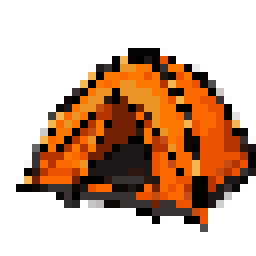
#> input picture dist/assets/camp-tent-orange.png, 32 x 32 px (shown 8 times larger)
$ python make-tent-sprites.py
#> lines starting #> are read from the running program, lines starting #| are printed output that depends on the picture
"""Tent art for the camp: the pitched tent sprite and the green inventory icon.

Usage: py tools/make-tent-sprites.py
- dist/assets/camp-tent-pitched.png: 72x42, the size of the tourists sprite — one green dome tent with a warm
  light inside the open door and a bit of that light on the ground. Shown in the camp once the tent is set up.
- dist/assets/camp-tent.png: the inventory icon, recoloured from orange to green (kept as camp-tent-orange.png
  the first time, so running the script again starts from the original).
"""
import colorsys
import os
import numpy as np
from PIL import Image

ASSETS = os.path.join(os.path.dirname(__file__), '..', 'dist', 'assets')
W, H = 72, 42
GREEN = [(34, 52, 30), (48, 72, 38), (64, 94, 46), (84, 118, 56), (108, 142, 70)]  # dark .. light
WARM = [(120, 52, 20), (186, 92, 30), (232, 148, 52), (252, 206, 110), (255, 240, 190)]


def pitched():
    img = np.zeros((H, W, 4), np.uint8)
    yy, xx = np.mgrid[0:H, 0:W]
    bayer = np.array([[0, 8, 2, 10], [12, 4, 14, 6], [3, 11, 1, 9], [15, 7, 13, 5]]) / 16 - .5
    cx, base, rx, ry = 36, 38, 27, 27  # dome: a half-ellipse standing on the ground line
    ell = lambda a, b, oy=0: (((xx - cx) / a) ** 2 + ((yy - base - oy) / b) ** 2 <= 1)
    # Soft ground shadow.
    img[ell(32, 3.2, 1)] = (16, 20, 14, 140)
    dome = ell(rx, ry) & (yy <= base)
    # Light from the upper left, ordered dithering into five greens.
    nx, ny = (xx - cx) / rx, (yy - base) / ry
    light = np.clip(.55 - .38 * nx - .28 * ny, 0, 1)
    level = np.clip(light + bayer[yy % 4, xx % 4] * .22, 0, .999)
    img[dome, :3] = np.asarray(GREEN)[(level * len(GREEN)).astype(int)][dome]
    img[dome, 3] = 255
    # Panel seams along the poles (a narrower arch) and a hem near the ground.
    seam = dome & ell(rx * .52, ry * .98) & ~ell(rx * .52 - 1.2, ry * .98 - 1.2)
    img[seam, :3] = GREEN[1]
    img[dome & (yy == base - 2), :3] = GREEN[1]
    edge = dome & ~(np.roll(dome, 1, 0) & np.roll(dome, -1, 0) & np.roll(dome, 1, 1) & np.roll(dome, -1, 1))
    img[edge, :3] = (20, 30, 18)
    # Open door: a small arch, dark at the edges, a warm lantern glow low in the middle.
    door = ell(7.5, 14) & (yy <= base - 1)
    glow = np.clip(1 - np.hypot((xx - cx) / 6.5, (yy - (base - 5)) / 8), 0, 1) ** 1.3
    wl = np.clip(.12 + glow * .95 + bayer[yy % 4, xx % 4] * .2, 0, .999)
    img[door, :3] = np.asarray(WARM)[(wl * len(WARM)).astype(int)][door]
    img[door, 3] = 255
    rim = door & ~(np.roll(door, 1, 0) & np.roll(door, 1, 1) & np.roll(door, -1, 1))
    img[rim, :3] = (34, 28, 16)
    # Rolled-up flap over the door.
    flap = dome & (np.abs(xx - cx) <= 6) & (yy >= base - 16) & (yy <= base - 15)
    img[flap, :3] = GREEN[3]
    img[flap & (yy == base - 15), :3] = GREEN[1]
    # A little of the light on the ground in front of the door.
    s = np.clip(1 - np.hypot((xx - cx) / 9, (yy - base - 1.5) / 2.2), 0, 1)
    spill = (s + bayer[yy % 4, xx % 4] * .45 > .4) & (yy > base) & ~dome
    img[spill] = (214, 128, 46, 0)
    img[spill, 3] = (s[spill] * 150 + 40).astype(np.uint8)
    # Guy lines and pegs.
    for gx, gy, tx, ty in ((cx - 24, base - 11, 4, base + 1), (cx + 24, base - 11, W - 5, base + 1)):
        n = max(abs(tx - gx), abs(ty - gy))
        for i in range(n + 1):
            px, py = round(gx + (tx - gx) * i / n), round(gy + (ty - gy) * i / n)
            if not dome[py, px]:
                img[py, px] = (150, 152, 132, 190)
        img[ty - 1:ty + 1, tx] = (60, 50, 36, 255)
    return img


def icon():
    src = os.path.join(ASSETS, 'camp-tent.png')
    orig = os.path.join(ASSETS, 'camp-tent-orange.png')
    if not os.path.exists(orig):
        Image.open(src).save(orig)
    im = np.asarray(Image.open(orig).convert('RGBA')).astype(float)
    out = im.copy()
    for y in range(im.shape[0]):
        for x in range(im.shape[1]):
            r, g, b, a = im[y, x]
            if a == 0:
                continue
            h, s, v = colorsys.rgb_to_hsv(r / 255, g / 255, b / 255)
            if s > .35 and (h < .14 or h > .95):  # orange / red fabric
                h, s, v = .26, s * .5, v * .72  # muted forest green
                out[y, x, :3] = np.array(colorsys.hsv_to_rgb(h, s, v)) * 255
    Image.fromarray(out.astype(np.uint8), 'RGBA').save(src)


Image.fromarray(pitched(), 'RGBA').save(os.path.join(ASSETS, 'camp-tent-pitched.png'))
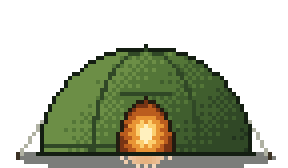
#> saved as camp-tent-pitched.png: PIL image 72x42 RGBA (shown 4 times larger); mean R, G, B, A 36, 41.8, 21, 108.4; transparent parts drawn white
icon()
#> after the loop in icon, `for y in range(im.shape[0]):`:
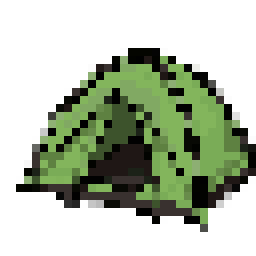
#> out: shape (32, 32, 4) float64 (shown 8 times larger); mean R, G, B, A 32.9, 43.2, 24, 107.2; transparent parts drawn white
print('camp-tent-pitched.png, camp-tent.png')
